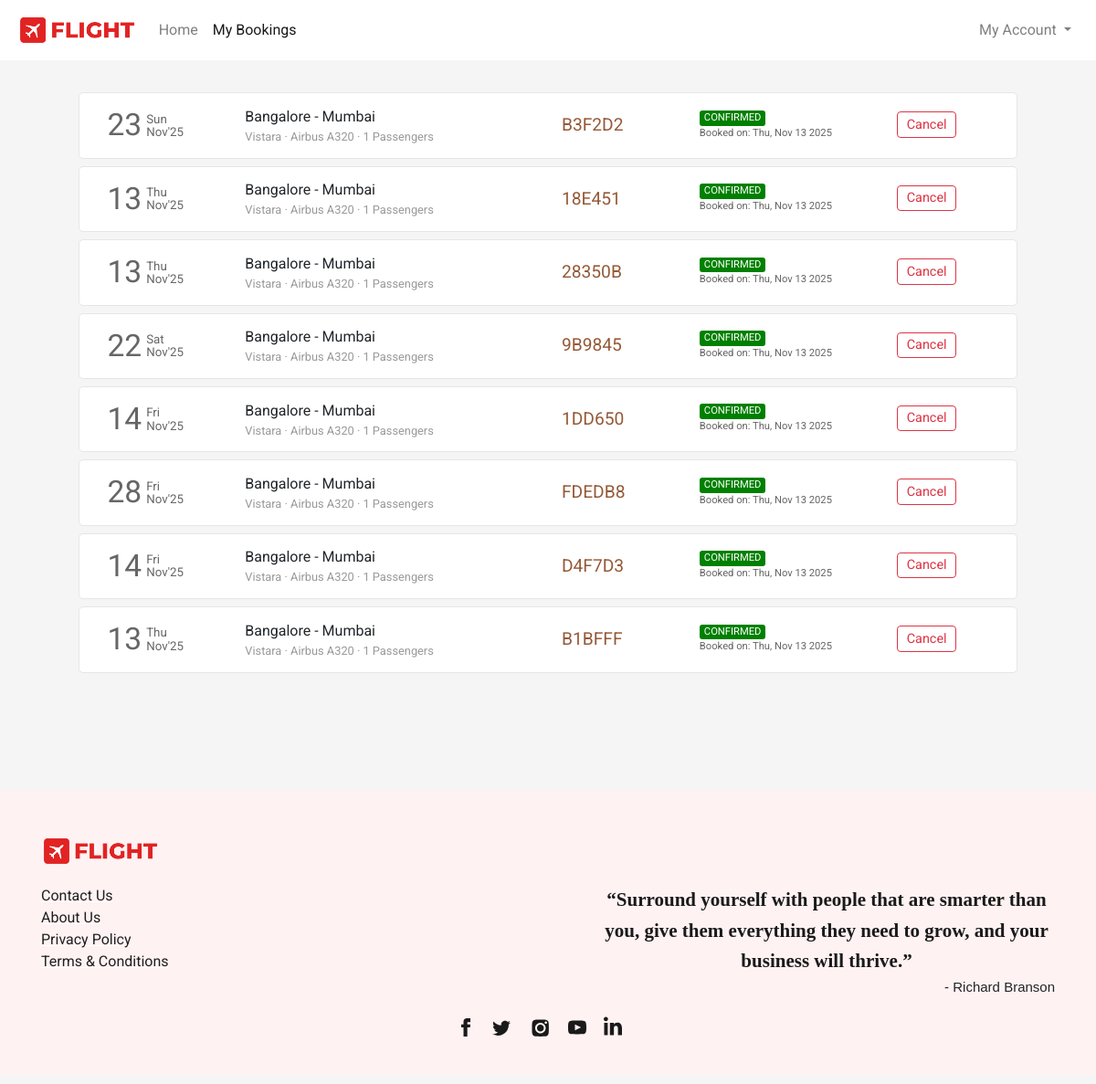
The app's page /flight/bookings (signed in) with its own data.
### flight/models.py (models this page shows, shortened)
class Ticket(models.Model):
    user = models.ForeignKey(User,on_delete=models.CASCADE,related_name="bookings", blank=True, null=True)
    ref_no = models.CharField(max_length=6, unique=True)
    passengers = models.ManyToManyField(Passenger, related_name="flight_tickets")
    flight = models.ForeignKey(Flight, on_delete=models.CASCADE, related_name="tickets", blank=True, null=True)
    flight_ddate = models.DateField(blank=True, null=True)
    flight_adate = models.DateField(blank=True, null=True)
    flight_fare = models.FloatField(blank=True,null=True)
    other_charges = models.FloatField(blank=True,null=True)
    coupon_used = models.CharField(max_length=15,blank=True)
    coupon_discount = models.FloatField(default=0.0)
    total_fare = models.FloatField(blank=True, null=True)
    seat_class = models.CharField(max_length=20, choices=SEAT_CLASS)
    booking_date = models.DateTimeField(default=datetime.now)
    mobile = models.CharField(max_length=20,blank=True)
    email = models.EmailField(max_length=45, blank=True)
    status = models.CharField(max_length=45, choices=TICKET_STATUS)

class Flight(models.Model):
    origin = models.ForeignKey(Place, on_delete=models.CASCADE, related_name="departures")
    destination = models.ForeignKey(Place, on_delete=models.CASCADE, related_name="arrivals")
    depart_time = models.TimeField(auto_now=False, auto_now_add=False)
    depart_day = models.ManyToManyField(Week, related_name="flights_of_the_day")
    duration = models.DurationField(null=True)
    arrival_time = models.TimeField(auto_now=False, auto_now_add=False)
    plane = models.CharField(max_length=24)
    airline = models.CharField(max_length=64)
    economy_fare = models.FloatField(null=True)
    business_fare = models.FloatField(null=True)
    first_fare = models.FloatField(null=True)

class Place(models.Model):
    city = models.CharField(max_length=64)
    airport = models.CharField(max_length=64)
    code = models.CharField(max_length=3)
    country = models.CharField(max_length=64)

### flight/views.py (the view)
# urls.py: path('flight/bookings', views.bookings, name="bookings"),
def bookings(request):
    if request.user.is_authenticated:
        tickets = Ticket.objects.filter(user=request.user).order_by('-booking_date')
        return render(request, 'flight/bookings.html', {
            'page': 'bookings',
            'tickets': tickets
        })
    else:
        return HttpResponseRedirect(reverse('login'))

### flight/templates/flight/bookings.html (shortened to what this page needs)
{% extends 'flight/layout.html' %}
{% load static %}
{% block head %}
    <link rel="stylesheet" href="{% static 'css/bookings_style.css' %}">
{% endblock head %}
{% block body %}
    <section class="section section1">
        <div class="container">
            {% if tickets %}
                {% for ticket in tickets %}
                    <div class="row each-booking-div" id="{{ticket.ref_no}}">
                        <div class="col-2" style="display: flex;">
                            <div style="display: flex; color: #666666; margin-top: auto;">
                                <div>
                                    <span style="font-size: 2.1em;">{{ticket.flight_ddate | date:"d"}}</span>
                                </div>
                                <div style="font-size: smaller; display: flex; margin: auto 0; padding-left: 5px; line-height: 1em;">
                                    <div style="margin: auto;">
                                        <div style="margin-bottom: 1px;">{{ticket.flight_ddate | date:"D"}}</div>
                                        <div style="margin-top: 1px;">{{ticket.flight_ddate | date:"M'y"}}</div>
                                    </div>
                                </div>
                            </div>
                        </div>
                        <div class="col-4 middle-div">
                            <div style="width:100%">
                                <div class="row places-div" style=" display: flex;">
                                    <div style="max-width: 45%;">{{ticket.flight.origin.city}}</div>
                                    <div>&nbsp;-&nbsp;</div>
                                    <div style="max-width: 45%;">{{ticket.flight.destination.city}}</div>
                                </div>
                                <div class="row places-div" style="font-size: .8em; color: #999999; ">
                                    <div style="max-width: 100%;">{{ticket.flight.airline}} &middot; {{ticket.flight.plane}} &middot; {{ticket.passengers.count}} Passengers</div>
                                </div>
                            </div>
                        </div>
                        <div class="col-2 middle-div">
                            <div style="font-size: 1.2em; color: #945937;">{{ticket.ref_no}}</div>
                        </div>
                        <div class="col-2 middle-div">
                            <div>
                                <div class="row status-div">
                                    {% if ticket.status == 'CONFIRMED' %}
                                        <div class="green">{{ticket.status}}</div>
                                    {% endif %}
                                </div>
                                <div class="row booking-date-div" style="font-size: .7em; color: #666;">
                                    {% if ticket.status == 'CONFIRMED' %}
                                        Booked on: {{ticket.booking_date | date:"D, M d Y"}}
                                    {% endif %}
                                </div>
                            </div>
                        </div>
                        <div class="col-2 last-div">
                            <div>
                                <div class="ticket-action-div">
                                    {% if ticket.status == 'CONFIRMED' %}
                                        <button class="btn btn-outline-danger btnp cbtn"  data-ref="{{ticket.ref_no}}" onclick="popup(this)">Cancel</button>
                                    {% endif %}
                                </div>
                            </div>
                        </div>
                    </div>
                {% endfor %}
            {% endif %}
        </div>
    </section>
{% endblock %}

### flight/templates/flight/layout.html (shortened to what this page needs)
{% load static %}
<!DOCTYPE html>
<html lang="en">
<head>
  <link rel="stylesheet" href="https://stackpath.bootstrapcdn.com/bootstrap/4.4.1/css/bootstrap.min.css">
  <link rel="stylesheet" href="https://use.typekit.net/cav5lva.css">
  <link rel="stylesheet" href="{% static 'css/layout_style.css' %}">
  {% block head %}
  {% endblock %}
</head>
<body>
  <div class="container-fluid">
    <nav class="navbar navbar-expand-lg navbar-light">
      <a class="navbar-brand" href="{% url 'index' %}">
          <img src="{% static 'img/icon_logo.png' %}" height="34" alt="">
      </a>
      <div class="collapse navbar-collapse" id="navbarSupportedContent">
        <ul class="navbar-nav mr-auto">
          <li class="nav-item {% if not page %}active{% endif %}">
            <a class="nav-link" href="{% url 'index' %}">Home</a>
          </li>
          <li class="nav-item {% if page == 'bookings' %}active{% endif %}">
            <a class="nav-link" href="{% url 'bookings' %}">My Bookings</a>
          </li>
        </ul>
        <ul class="navbar-nav">
          {% if not user.is_authenticated %}
            <li class="nav-item">
              <button class="btn btn-outline-danger" style="border-radius: 25rem;" onclick="window.location.href = '/login';">
                <svg width="1.1em" height="1.1em" viewBox="0 1.5 16 16" class="bi bi-person-fill" fill="currentColor" xmlns="http://www.w3.org/2000/svg">
                  <path fill-rule="evenodd" d="M3 14s-1 0-1-1 1-4 6-4 6 3 6 4-1 1-1 1H3zm5-6a3 3 0 1 0 0-6 3 3 0 0 0 0 6z"/>
                </svg>
                Login
              </button>
            </li>
          {% else %}
            <li class="nav-item dropdown my-account">
              <a class="nav-link dropdown-toggle" href="#" id="navbarDropdown" role="button" data-toggle="dropdown" aria-haspopup="true" aria-expanded="false">
                My Account
              </a>
            </li>
          {% endif %}
        </ul>
      </div>
    </nav>
    <main>
      {% block body %}{% endblock %}
    </main>
    <footer>
      <div class="container">
        <div>
          <div class="logo-container">
            <img src="{% static 'img/icon_logo.png' %}">
          </div>
          <div class="footer-content">
            <div class="links-container">
              <div>
                <ul class="link-list">
                  <li class="list-item"><a class="footer-links" href="{% url 'contact' %}">Contact Us</a></li>
                  <li class="list-item"><a class="footer-links" href="{% url 'aboutus' %}">About Us</a></li>
                  <li class="list-item"><a class="footer-links" href="{% url 'privacypolicy' %}">Privacy Policy</a></li>
                  <li class="list-item"><a class="footer-links" href="{% url 'termsandconditions' %}">Terms &amp; Conditions</a></li>
                </ul>
              </div>
            </div>
            <div class="quote-container">
              <div class="quote">“Surround yourself with people that are smarter than you, give them everything they need to grow, and your business will thrive.”</div>
              <div class="quote-by">- Richard Branson</div>
            </div>
          </div>
          <div class="social-links">
            <div class="social-icons">
              <a href="#" class="social-icon">
              </a>
              <a href="#" class="social-icon">
              </a>
              <a href="#" class="social-icon">
              </a>
              <a href="#" class="social-icon">
              </a>
              <a href="#" class="social-icon">
              </a>
            </div>
          </div>
        </div>
      </div>
    </footer>
  </div>
</body>
</html>

### flight/static/css/layout_style.css (style rules this page uses)
body { margin: 0px; padding: 0px; font-family: "Rubik", sans-serif; font-weight: normal; font-style: normal; min-width: 250px; }
.container-fluid { padding-left: 0px; padding-right: 0px; }
.navbar { padding: .7rem 1.2rem; background-color: #fff; transition-duration: .2s; }
.section { background-size: cover; background-position: center; background-repeat: no-repeat; padding: 30px 50px; min-height: 100vh; }
footer { background-color: rgb(255,242,242); margin-top: 0px; padding-top: 1px; }
footer .container > div { font-family: Barlow, sans-serif; margin: 48px 0px 10px; flex-shrink: 0; max-width: 100%; overflow: hidden; }
.footer-content { padding-top: 20px; display: flex; -webkit-box-pack: justify; justify-content: space-between; }
.links-container { text-align: left; flex-direction: row; display: flex; }
.quote-container { text-align: right; }
.logo-container img { width: 130px; }
.links-container > div { flex: 1 0 0px; }
.links-container > div ul { padding-inline-start: 0px; margin-block-start: 0px; margin-block-end: 0px; list-style-type: none; margin-right: 50px; }
.footer-links { white-space: nowrap; color: rgb(31, 31, 31); text-decoration: underline solid rgb(255, 255, 255); transition: all 0.1s ease 0s; }
.quote-container .quote { font-family: utopia-std, serif; text-align: center; color: rgb(26, 26, 26); max-width: 500px; margin: auto; font-size: 21px; font-weight: 600; line-height: 1.6; }
.quote-container .quote-by { font-family: sans-serif; font-size: 15px; }
.social-icons { list-style-type: none; display: flex; margin: 0px auto; padding: 20px 0px; width: 100%; max-width: 200px; justify-content: space-evenly; }
.social-icons a { height: 44px; width: 44px; }

### flight/static/css/bookings_style.css (style rules this page uses)
* { font-family: 'Roboto', sans-serif; }
body { background-color: #f5f5f5; word-wrap: break-word; }
.container { cursor: pointer; }
.each-booking-div { width: 96%; margin: 5px auto 8px auto; transition-duration: .4s; padding: 10px 15px; background-color: #fff; border: 1px solid #e6e6e6; border-radius: 5px; }
.btnp { padding: .15rem .6rem; font-size: .9em; margin-top: 3px; margin-bottom: 5px; }
.each-booking-div > div { display: flex; overflow: auto; }
.each-booking-div > div > div { margin-top: auto; margin-bottom: auto; width: 100%; }
.green, .red, .orange { border-radius: 3px; color: white; padding-left: 5px; padding-right: 5px; font-size: .7em; }
.green { background-color: green; }
.ticket-action-div { display: flex; justify-content: space-evenly; }

### records on screen
Ticket: flight_ddate "23", flight_ddate "Sun", flight_ddate "Nov'25", flight.origin.city "Bangalore", flight.destination.city "Mumbai", flight.airline "Vistara", flight.plane "Airbus A320", passengers.count "1", ref_no "B3F2D2", status "CONFIRMED", booking_date "Thu, Nov 13 2025"
Ticket: flight_ddate "13", flight_ddate "Thu", flight_ddate "Nov'25", flight.origin.city "Bangalore", flight.destination.city "Mumbai", flight.airline "Vistara", flight.plane "Airbus A320", passengers.count "1", ref_no "18E451", status "CONFIRMED", booking_date "Thu, Nov 13 2025"
Ticket: flight_ddate "13", flight_ddate "Thu", flight_ddate "Nov'25", flight.origin.city "Bangalore", flight.destination.city "Mumbai", flight.airline "Vistara", flight.plane "Airbus A320", passengers.count "1", ref_no "28350B", status "CONFIRMED", booking_date "Thu, Nov 13 2025"
Ticket: flight_ddate "22", flight_ddate "Sat", flight_ddate "Nov'25", flight.origin.city "Bangalore", flight.destination.city "Mumbai", flight.airline "Vistara", flight.plane "Airbus A320", passengers.count "1", ref_no "9B9845", status "CONFIRMED", booking_date "Thu, Nov 13 2025"
Ticket: flight_ddate "14", flight_ddate "Fri", flight_ddate "Nov'25", flight.origin.city "Bangalore", flight.destination.city "Mumbai", flight.airline "Vistara", flight.plane "Airbus A320", passengers.count "1", ref_no "1DD650", status "CONFIRMED", booking_date "Thu, Nov 13 2025"
Ticket: flight_ddate "28", flight_ddate "Fri", flight_ddate "Nov'25", flight.origin.city "Bangalore", flight.destination.city "Mumbai", flight.airline "Vistara", flight.plane "Airbus A320", passengers.count "1", ref_no "FDEDB8", status "CONFIRMED", booking_date "Thu, Nov 13 2025"
Ticket: flight_ddate "14", flight_ddate "Fri", flight_ddate "Nov'25", flight.origin.city "Bangalore", flight.destination.city "Mumbai", flight.airline "Vistara", flight.plane "Airbus A320", passengers.count "1", ref_no "D4F7D3", status "CONFIRMED", booking_date "Thu, Nov 13 2025"
Ticket: flight_ddate "13", flight_ddate "Thu", flight_ddate "Nov'25", flight.origin.city "Bangalore", flight.destination.city "Mumbai", flight.airline "Vistara", flight.plane "Airbus A320", passengers.count "1", ref_no "B1BFFF", status "CONFIRMED", booking_date "Thu, Nov 13 2025"
